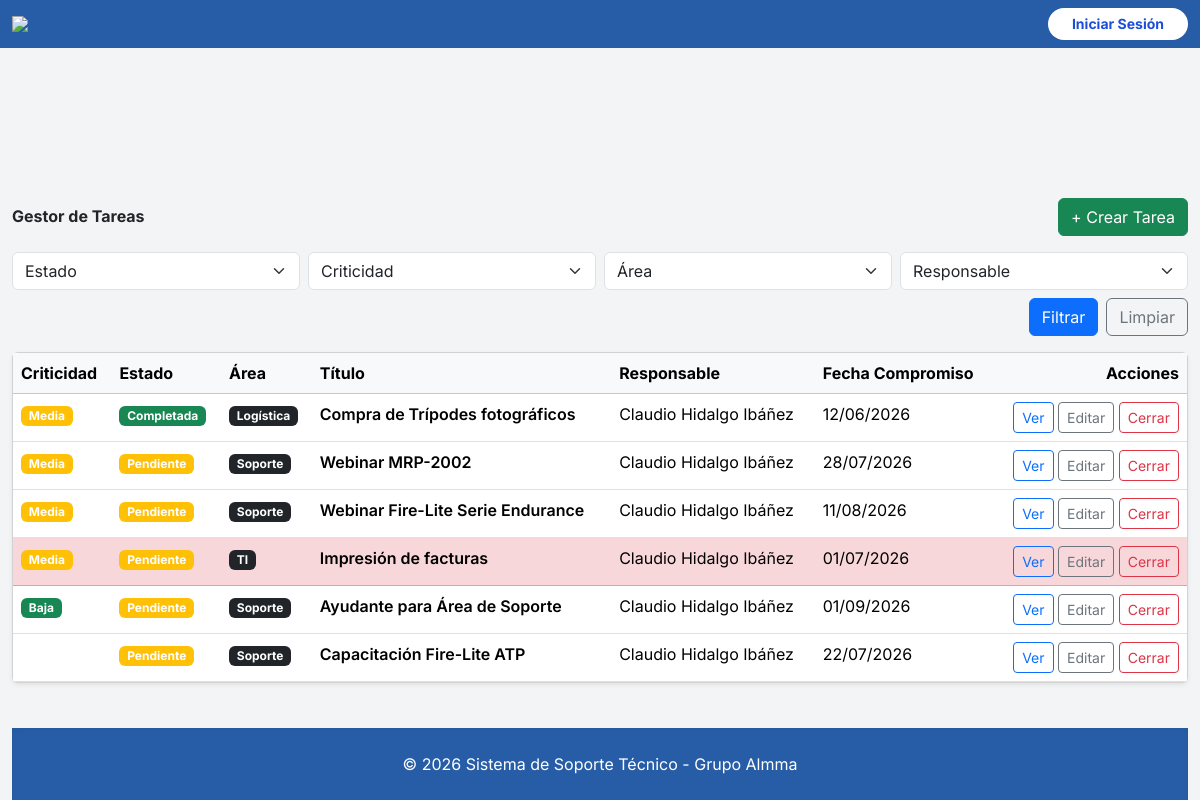
Page /tareas/ on the committed database.
### gestor_tareas/models.py (models this page shows, shortened)
class Tarea(models.Model):
    ESTADOS = [
        ("pendiente", "Pendiente"),
        ("en_progreso", "En progreso"),
        ("completada", "Completada"),
        ("atrasada", "Atrasada"),
    ]
    CRITICIDAD = [
        ("baja", "Baja"),
        ("media", "Media"),
        ("alta", "Alta"),
        ("critica", "Crítica"),
    ]
    titulo = models.CharField(max_length=200)
    descripcion = models.TextField(blank=True, null=True)
    fecha_creacion = models.DateTimeField(auto_now_add=True)
    fecha_compromiso = models.DateField()
    fecha_cierre = models.DateTimeField(blank=True, null=True)
    estado = models.CharField(max_length=20, choices=ESTADOS, default="Pendiente")
    criticidad = models.CharField(max_length=20, choices=CRITICIDAD, default="media")
    responsable = models.ForeignKey(
        User,
        on_delete=models.SET_NULL,
        null=True,
        related_name="tareas_asignadas"
    )
    creado_por = models.ForeignKey(
        User,
        on_delete=models.SET_NULL,
        null=True,
        related_name="tareas_creadas"
    )
    observaciones = models.TextField(blank=True, null=True)
    AREAS = [
    ("soporte", "Soporte"),
    ("comercial", "Comercial"),
    ("operaciones", "Operaciones"),
    ("administracion", "Administración"),
    ("logistica", "Logística"),
    ("ti", "TI"),
    ("almmadigital", "AlmmaDigital"),
]
    area = models.CharField(max_length=30, choices=AREAS, default="soporte")
    class Meta:
        ordering = ["-fecha_creacion"]
    @property
    def esta_atrasada(self):
        if self.estado != "completada" and self.fecha_compromiso < timezone.now().date():
            return True
        return False
    @property
    def color_criticidad(self):
        return {
            "baja": "success",
            "media": "warning",
            "alta": "orange",
            "critica": "danger",
        }.get(self.criticidad, "secondary")
    @property
    def color_estado(self):
        return {
            "pendiente": "warning",     # amarillo
            "en_progreso": "primary",   # azul
            "completada": "success",    # verde
            "atrasada": "danger",       # rojo
        }.get(self.estado, "warning")

### gestor_tareas/views.py (the view)
# urls.py: path("tareas/", listar_tareas, name="listar_tareas"),
def listar_tareas(request):
    tareas = Tarea.objects.all().order_by("-fecha_creacion")
    estado = request.GET.get("estado") or ""
    criticidad = request.GET.get("criticidad") or ""
    area = request.GET.get("area") or ""
    responsable_id = request.GET.get("responsable") or ""
    if estado:
        tareas = tareas.filter(estado=estado)
    if criticidad:
        tareas = tareas.filter(criticidad=criticidad)
    if area:
        tareas = tareas.filter(area=area)
    if responsable_id:
        tareas = tareas.filter(responsable_id=responsable_id)
    form_crear = TareaForm()
    responsables = User.objects.all().order_by("first_name", "last_name")
    context = {
        "tareas": tareas,
        "form_crear": form_crear,
        "responsables": responsables,
        "ESTADOS": Tarea.ESTADOS,
        "CRITICIDADES": Tarea.CRITICIDAD,
        "AREAS": Tarea.AREAS,
        "filtros": {
            "estado": estado,
            "criticidad": criticidad,
            "area": area,
            "responsable": responsable_id,
        },
    }
    return render(request, "tareas/listar_tareas.html", context)

### gestion_tickets/context_processors.py (called while the page is built)
def contador_tickets(request):
    if request.user.is_authenticated:
        pendientes = Ticket.objects.filter(estado='abierto').count()
    else:
        pendientes = 0
    return {'tickets_pendientes': pendientes}

### gestor_tareas/templates/tareas/listar_tareas.html (shortened to what this page needs)
{% extends "base/base.html" %}
{% load static %}
{% block content %}
<div class="container-fluid mt-5">
    <div class="d-flex justify-content-between align-items-center mb-3">
        <h2 class="fw-bold">Gestor de Tareas</h2>
        <button class="btn btn-success" data-bs-toggle="modal" data-bs-target="#modalCrearTarea">
            + Crear Tarea
        </button>
    </div>
    <form method="GET" class="row g-2 mb-3">
        <div class="col-md-3">
            <select name="estado" class="form-select">
                <option value="">Estado</option>
            </select>
        </div>
        <div class="col-md-3">
            <select name="criticidad" class="form-select">
                <option value="">Criticidad</option>
            </select>
        </div>
        <div class="col-md-3">
            <select name="area" class="form-select">
                <option value="">Área</option>
            </select>
        </div>
        <div class="col-md-3">
            <select name="responsable" class="form-select">
                <option value="">Responsable</option>
            </select>
        </div>
        <div class="col-md-12 d-flex justify-content-end mt-2">
            <button class="btn btn-primary me-2">Filtrar</button>
            <a href="{% url 'listar_tareas' %}" class="btn btn-outline-secondary">Limpiar</a>
        </div>
    </form>
    <div class="card shadow-sm">
        <div class="card-body p-0">
            <table class="table table-hover mb-0">
                <thead class="table-light">
                    <tr>
                        <th>Criticidad</th>
                        <th>Estado</th>
                        <th>Área</th>
                        <th>Título</th>
                        <th>Responsable</th>
                        <th>Fecha Compromiso</th>
                        <th class="text-end">Acciones</th>
                    </tr>
                </thead>
                <tbody>
                    {% for tarea in tareas %}
                    <tr class="{% if tarea.esta_atrasada %}table-danger{% endif %}">
                        <td>
                            <span class="badge bg-{{ tarea.color_criticidad }}">
                                {{ tarea.get_criticidad_display }}
                            </span>
                        </td>
                        <td>
                            <span class="badge bg-{{ tarea.color_estado }}">
                                {{ tarea.get_estado_display }}
                            </span>
                        </td>
                        <td>
                            <span class="badge bg-dark">
                                {{ tarea.get_area_display }}
                            </span>
                        </td>
                        <td class="fw-semibold">
                            {{ tarea.titulo }}
                        </td>
                        <td>
                            {% if tarea.responsable %}
                                {{ tarea.responsable.first_name }} {{ tarea.responsable.last_name }}
                            {% else %}
                                <span class="text-muted">Sin asignar</span>
                            {% endif %}
                        </td>
                        <td>
                            {{ tarea.fecha_compromiso|date:"d/m/Y" }}
                        </td>
                        <td class="text-end">
                            <a href="{% url 'detalle_tarea' tarea.id %}" class="btn btn-sm btn-outline-primary">
                                Ver
                            </a>
                            <a href="{% url 'editar_tarea' tarea.id %}" class="btn btn-sm btn-outline-secondary">
                                Editar
                            </a>
                            <a href="{% url 'cerrar_tarea' tarea.id %}" class="btn btn-sm btn-outline-danger">
                                Cerrar
                            </a>
                        </td>
                    </tr>
                    {% empty %}
                    <tr>
                        <td colspan="7" class="text-center py-4 text-muted">
                            No hay tareas registradas.
                        </td>
                    </tr>
                    {% endfor %}
                </tbody>
            </table>
        </div>
    </div>
</div>
{% endblock %}

### gestion_tickets/templates/base/base.html (style rules this page uses)
body { font-family: 'Inter', sans-serif; background-color: #f3f4f6; }

### rows in the picture
Tarea: criticidad "Media", estado "Completada", area "Logística", titulo "Compra de Trípodes fotográficos", responsable.first_name "Claudio", responsable.last_name "Hidalgo Ibáñez", fecha_compromiso "12/06/2026"
Tarea: criticidad "Media", estado "Pendiente", area "Soporte", titulo "Webinar MRP-2002", responsable.first_name "Claudio", responsable.last_name "Hidalgo Ibáñez", fecha_compromiso "28/07/2026"
Tarea: criticidad "Media", estado "Pendiente", area "Soporte", titulo "Webinar Fire-Lite Serie Endurance", responsable.first_name "Claudio", responsable.last_name "Hidalgo Ibáñez", fecha_compromiso "11/08/2026"
Tarea: criticidad "Media", estado "Pendiente", area "TI", titulo "Impresión de facturas", responsable.first_name "Claudio", responsable.last_name "Hidalgo Ibáñez", fecha_compromiso "01/07/2026"
Tarea: criticidad "Baja", estado "Pendiente", area "Soporte", titulo "Ayudante para Área de Soporte", responsable.first_name "Claudio", responsable.last_name "Hidalgo Ibáñez", fecha_compromiso "01/09/2026"
Tarea: estado "Pendiente", area "Soporte", titulo "Capacitación Fire-Lite ATP", responsable.first_name "Claudio", responsable.last_name "Hidalgo Ibáñez", fecha_compromiso "22/07/2026"
